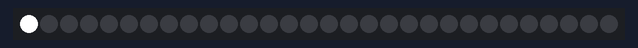
This sketch was run on a simulated Arduino Uno, built with avr-gcc and run on an emulated ATmega328P. Shown: 30 RGB LEDs in strip order, left to right.

Above: at 0.16 s.
At 0.71 s:
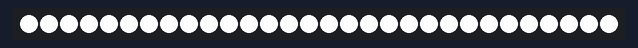
At 6.26 s:
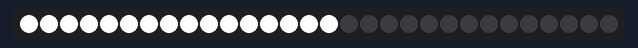

The sketch:

thunder_effect.ino
```cpp
#include <Adafruit_NeoPixel.h>

#define PIN            8 // Define the pin where the data line is connected to
#define NUMPIXELS      30 // Define the number of pixels in your LED strip

Adafruit_NeoPixel strip = Adafruit_NeoPixel(NUMPIXELS, PIN, NEO_GRB + NEO_KHZ800);

void setup() {
  strip.begin();
  strip.show(); // Initialize all pixels to 'off'
}

void loop() {
  // Run the white color wipe effect
  colorWipe(strip.Color(255, 255, 255), 20);  // White
  delay(100);
  // Turn off all LEDs
  colorWipe(strip.Color(0, 0, 0), 0);  // Off

  // Delay for 5 seconds before rerunning the loop
  delay(5000);
}

// Fill the dots one after the other with a color
void colorWipe(uint32_t color, int wait) {
  for(int i = 0; i < strip.numPixels(); i++) {
    strip.setPixelColor(i, color);
    strip.show();
    delay(wait);
  }
}
```

Measured:
- by itself, everything shown: repeats every 5.8 s, in 4 steps
